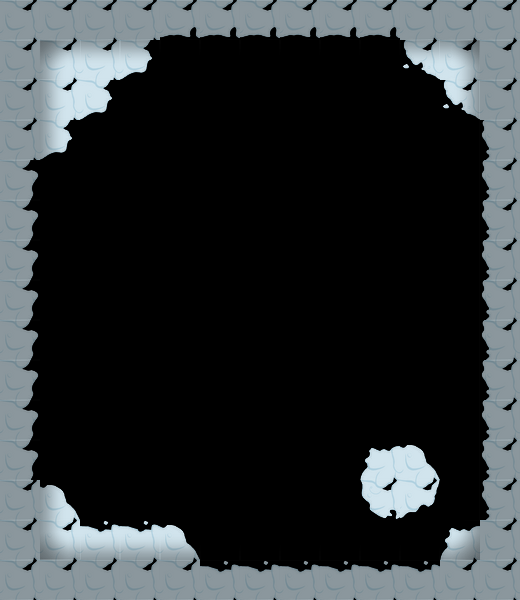

Rendered tile map (Tiled .tmx) drawn with the repository's tilesets; below, a short description and the map source with its tile grids summarised:
An orthogonal 13x15 tile map with 40x40 px tiles, 2 tile layers (块层 1, 块层 2).

<map version="1.0" orientation="orthogonal" width="13" height="15" tilewidth="40" tileheight="40">
 <tileset firstgid="1" name="bcmap_skin" tilewidth="40" tileheight="40">
  <image source="bcmap_skin.png" width="200" height="280" />
 </tileset>
 <layer name="块层 1" width="13" height="15">
  <data>[195 cells, 71 non-empty, 14 distinct tile ids]</data>
 </layer>
 <layer name="块层 2" width="13" height="15">
  <data>[195 cells, 96 non-empty, 9 distinct tile ids]</data>
 </layer>
</map>
